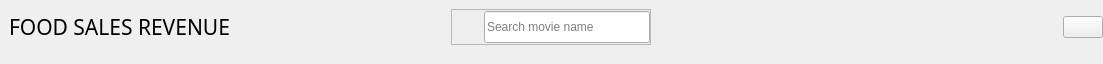
            <widget class="QWidget" name="headerFrame_3" native="true">
             <property name="minimumSize">
              <size>
               <width>1103</width>
               <height>64</height>
              </size>
             </property>
             <property name="maximumSize">
              <size>
               <width>1103</width>
               <height>64</height>
              </size>
             </property>
             <layout class="QHBoxLayout" name="horizontalLayout_34">
              <property name="spacing">
               <number>0</number>
              </property>
              <property name="leftMargin">
               <number>0</number>
              </property>
              <property name="topMargin">
               <number>0</number>
              </property>
              <property name="rightMargin">
               <number>0</number>
              </property>
              <property name="bottomMargin">
               <number>10</number>
              </property>
              <item alignment="Qt::AlignLeft">
               <widget class="QWidget" name="widget_12" native="true">
                <layout class="QHBoxLayout" name="horizontalLayout_35">
                 <item>
                  <widget class="QLabel" name="appHeader_3">
                   <property name="font">
                    <font>
                     <family>Segoe UI Black</family>
                     <pointsize>16</pointsize>
                     <weight>10</weight>
                     <italic>false</italic>
                     <bold>false</bold>
                    </font>
                   </property>
                   <property name="styleSheet">
                    <string notr="true">font: 87 16pt &quot;Segoe UI Black&quot;;</string>
                   </property>
                   <property name="text">
                    <string>FOOD SALES REVENUE</string>
                   </property>
                  </widget>
                 </item>
                </layout>
               </widget>
              </item>
              <item alignment="Qt::AlignHCenter">
               <widget class="QWidget" name="widget_13" native="true">
                <layout class="QHBoxLayout" name="horizontalLayout_36">
                 <item>
                  <widget class="QFrame" name="searchFrame_3">
                   <property name="minimumSize">
                    <size>
                     <width>200</width>
                     <height>0</height>
                    </size>
                   </property>
                   <property name="frameShape">
                    <enum>QFrame::StyledPanel</enum>
                   </property>
                   <property name="frameShadow">
                    <enum>QFrame::Raised</enum>
                   </property>
                   <layout class="QHBoxLayout" name="horizontalLayout_37">
                    <property name="spacing">
                     <number>0</number>
                    </property>
                    <property name="leftMargin">
                     <number>0</number>
                    </property>
                    <property name="topMargin">
                     <number>0</number>
                    </property>
                    <property name="rightMargin">
                     <number>0</number>
                    </property>
                    <property name="bottomMargin">
                     <number>0</number>
                    </property>
                    <item>
                     <widget class="QLabel" name="label_28">
                      <property name="minimumSize">
                       <size>
                        <width>32</width>
                        <height>32</height>
                       </size>
                      </property>
                      <property name="maximumSize">
                       <size>
                        <width>32</width>
                        <height>32</height>
                       </size>
                      </property>
                      <property name="text">
                       <string/>
                      </property>
                      <property name="pixmap">
                       <pixmap>C:/Users/Nhu Anh/.designer/images/icons/RedIcons/search_ic.svg</pixmap>
                      </property>
                     </widget>
                    </item>
                    <item>
                     <widget class="QLineEdit" name="lineEdit_3">
                      <property name="sizePolicy">
                       <sizepolicy hsizetype="Expanding" vsizetype="Fixed">
                        <horstretch>0</horstretch>
                        <verstretch>0</verstretch>
                       </sizepolicy>
                      </property>
                      <property name="minimumSize">
                       <size>
                        <width>0</width>
                        <height>15</height>
                       </size>
                      </property>
                      <property name="maximumSize">
                       <size>
                        <width>16777215</width>
                        <height>32</height>
                       </size>
                      </property>
                      <property name="styleSheet">
                       <string notr="true">
font: 12pt &quot;Sans Serif Collection&quot;;</string>
                      </property>
                      <property name="placeholderText">
                       <string>Search movie name</string>
                      </property>
                     </widget>
                    </item>
                   </layout>
                  </widget>
                 </item>
                </layout>
               </widget>
              </item>
              <item alignment="Qt::AlignRight">
               <widget class="QWidget" name="widget_14" native="true">
                <layout class="QHBoxLayout" name="horizontalLayout_38">
                 <property name="spacing">
                  <number>0</number>
                 </property>
                 <property name="leftMargin">
                  <number>0</number>
                 </property>
                 <property name="topMargin">
                  <number>0</number>
                 </property>
                 <property name="rightMargin">
                  <number>0</number>
                 </property>
                 <property name="bottomMargin">
                  <number>0</number>
                 </property>
                 <item>
                  <widget class="QPushButton" name="Account_btn_3">
                   <property name="text">
                    <string/>
                   </property>
                   <property name="icon">
                    <iconset>
                     <normaloff>C:/Users/Nhu Anh/.designer/images/icons/RedIcons/user_ic.svg</normaloff>C:/Users/Nhu Anh/.designer/images/icons/RedIcons/user_ic.svg</iconset>
                   </property>
                   <property name="iconSize">
                    <size>
                     <width>32</width>
                     <height>32</height>
                    </size>
                   </property>
                  </widget>
                 </item>
                </layout>
               </widget>
              </item>
             </layout>
            </widget>
